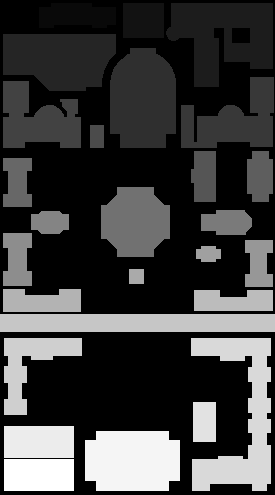
#> input picture Visual-Relations/ass3-labeled.pgm, 275 x 495 px
$ python mouse.py   (Python 2 division)
#> lines starting #> are read from the running program, lines starting #| are printed output that depends on the picture; after the words box and inside, x2 and y2 are one past the last pixel; in counts of white or black regions, pixels touching at a corner belong together
import cv2
import numpy as np

drawing = False # true if mouse is pressed
mode = True # if True, draw rectangle. Press 'm' to toggle to curve
ix,iy = -1,-1

# mouse callback function
def draw_circle(event,x,y,flags,param):
    global ix,iy,drawing,mode

    if event == cv2.EVENT_LBUTTONDOWN:
        drawing = True
        ix,iy = x,y

    elif event == cv2.EVENT_MOUSEMOVE:
        if drawing == True:
            if mode == True:
                cv2.rectangle(img,(ix,iy),(x,y),(0,255,0),-1)
            else:
                cv2.circle(img,(x,y),5,(0,0,255),-1)

    elif event == cv2.EVENT_LBUTTONUP:
        drawing = False
        if mode == True:
            cv2.rectangle(img,(ix,iy),(x,y),(0,255,0),-1)
        else:
            cv2.circle(img,(x,y),5,(0,0,255),-1)

im = cv2.imread('ass3-labeled.pgm', cv2.IMREAD_UNCHANGED)
#> im is the input picture: shape (495, 275); min 0, max 27, mean 6.7
img = cv2.imread('ass3-campus.pgm', cv2.IMREAD_UNCHANGED)
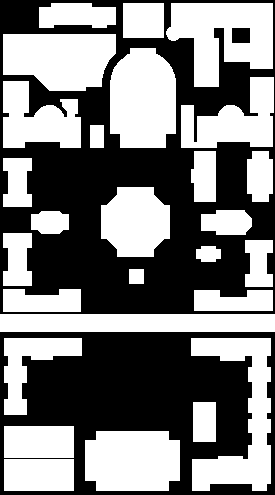
#> input picture Visual-Relations/ass3-campus.pgm, 275 x 495 px
#> img: shape (495, 275); 49.4% white; 27 white regions
img = cv2.cvtColor(img,cv2.COLOR_GRAY2BGR)
#> img is the input picture: shape (495, 275, 3); 49.4% white; 27 white regions, largest, box (x1, y1, x2, y2) and area: (191, 338, 271, 491) 5855, (166, 3, 273, 87) 5831, (110, 48, 176, 148) 5753
im = cv2.cvtColor(im,cv2.COLOR_GRAY2BGR)
# img = np.zeros((512,512,3), np.uint8)

# Analyze image
buildings = {}
imgray = cv2.cvtColor(img,cv2.COLOR_BGR2GRAY)
contours,hierarchy = cv2.findContours(imgray,cv2.RETR_LIST,cv2.CHAIN_APPROX_SIMPLE)
#> contours = 28 contours; largest, box (x1, y1, x2, y2) and area: (166, 3, 273, 87) 5870, (110, 48, 176, 148) 5606, (191, 338, 271, 491) 5532, (3, 34, 116, 91) 5214, (85, 431, 180, 491) 5130
idx = 27
for cnt in contours:
    # To get all the points which comprise an object
    # Numpy function gives coordinates in (row, col)
    # OpenCV gives coordinates in (x,y)
    # Note row = x and col = y
    mask = np.zeros(imgray.shape,np.uint8)
    cv2.drawContours(mask,[cnt],0,255,-1)
    pixelpoints = np.transpose(np.nonzero(mask))
    #pixelpoints = cv2.findNonZero(mask)

    # Use color to determine index and identity
    color = cv2.mean(im,mask = mask)
    if (color[2] < 0.9):
        print 'ignored the cs courtyard'
        continue
    idx = int(color[2])
    print 'Building', idx

    # Let (x,y) be top-left coordinate and (w,h) be width and height
    # Find min, max value of x, min, max value of y
    x,y,w,h = cv2.boundingRect(cnt)
    print " Bounding Rectangle: ({0},{1}), ({2},{3})".format(x,y,(x+w),(y+h))
    roi=img[y:y+h,x:x+w]
    # cv2.imwrite(str(idx) + '.jpg', roi)
    # To draw a rectangle, you need T-L corner and B-R corner
    cv2.rectangle(img,(x,y),(x+w,y+h),(200,0,0),2)

    # Image moments help you to calculate center of mass, area of object, etc.
    # cv2.moments() gives dictionary of all moment values calculated
    M = cv2.moments(cnt)
    # Centroid is given by the relations
    cx = int(M['m10']/M['m00'])
    cy = int(M['m01']/M['m00'])
    centroid = (cx, cy)
    print ' Center of Mass:', centroid
    # To draw a circle, you need its center coordinates and radius
    cv2.circle(img, centroid, 3, (255,255,0), -1)

    # Contour area is given by the function cv2.contourArea(cnt) or
    area = M['m00']
    print ' Area:', area
    # area = cv2.contourArea(cnt)
    # x,y,w,h = cv2.boundingRect(cnt)
    rect_area = w*h
    extent = float(area)/rect_area
    print ' Extent:', round(extent, 3)
#> this loop made 28 passes
#> (color, idx, x, y, w, h, cx, cy) on passes 2, 5, 6, 8, 9, 11, 12, 13, 14, 15, 16, 17: ((26, 26, 26, 0), 26, 85, 431, 95, 60, 132, 460), ((23, 23, 23, 0), 23, 191, 338, 80, 153, 240, 417), ((22, 22, 22, 0), 22, 4, 338, 78, 77, 30, 363), ((20, 20, 20, 0), 20, 194, 290, 79, 21, 233, 300), ((19, 19, 19, 0), 19, 3, 289, 78, 23, 41, 301), ((17, 17, 17, 0), 17, 196, 246, 25, 16, 208, 253), ((16, 16, 16, 0), 16, 245, 240, 28, 47, 258, 263), ((15, 15, 15, 0), 15, 3, 233, 29, 53, 17, 259), ((14, 14, 14, 0), 14, 31, 211, 38, 23, 49, 221), ((13, 13, 13, 0), 13, 201, 210, 51, 25, 226, 222), ((12, 12, 12, 0), 12, 101, 187, 69, 70, 135, 221), ((11, 11, 11, 0), 11, 3, 158, 29, 49, 17, 182)
#> (cnt, color, idx, x, y, w, h, cx) on passes 1, 3, 4, 7, 10, 20: ([[4, 459], [4, 490], [73, 490], [73, 459]], (27, 27, 27, 0), 27, 4, 459, 70, 32, 38), ([[4, 426], [4, 457], [73, 457], [73, 426]], (25, 25, 25, 0), 25, 4, 426, 70, 32, 38), ([[193, 402], [193, 441], [215, 441], [215, 402]], (24, 24, 24, 0), 24, 193, 402, 23, 40, 204), ([[0, 314], [0, 331], [274, 331], [274, 314]], (21, 21, 21, 0), 21, 0, 314, 275, 18, 137), ([[129, 269], [129, 283], [143, 283], [143, 269]], (18, 18, 18, 0), 18, 129, 269, 15, 15, 136), ([[90, 125], [90, 147], [103, 147], [103, 125]], (8, 8, 8, 0), 7, 90, 125, 14, 23, 96)
#> (printed output is left out)
#> pass 2, `roi=img[y:y+h,x:x+w]`:
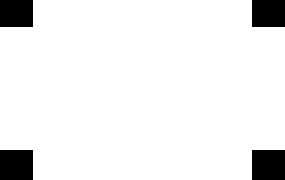
#> roi: shape (60, 95, 3) (shown 3 times larger); 92.7% white; 4 black regions, box (x1, y1, x2, y2) and area: (0, 50, 11, 60) 110, (84, 50, 95, 60) 110, (0, 0, 11, 9) 99, (84, 0, 95, 9) 99
#> after the loop:
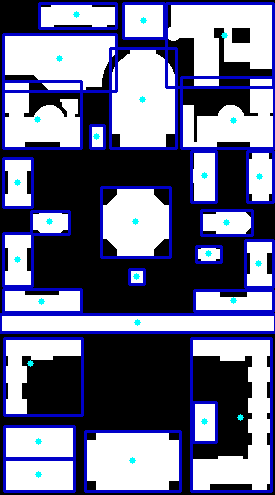
#> img: shape (495, 275, 3); 13.7% of pixels changed, all inside (x1, y1, x2, y2) = (0, 2, 275, 493)
#> after the loop:
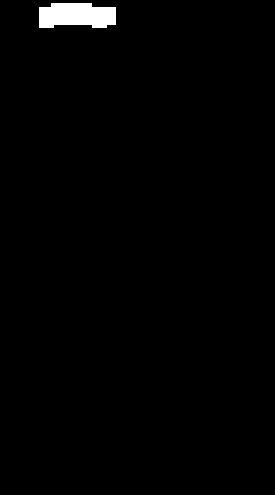
#> mask: shape (495, 275); 1.2% white; 1 white region, box (x1, y1, x2, y2) and area: (39, 3, 116, 28) 1640


cv2.namedWindow('Columbia Campus Map')
cv2.setMouseCallback('Columbia Campus Map',draw_circle)
print "Showing image..."

# cv2.waitKey(0)

while(1):
    cv2.imshow('Columbia Campus Map',img)
    k = cv2.waitKey(1) & 0xFF
#> (key Esc is pressed here)
    if k == ord('m'):
        print 'pressed m'
        mode = not mode
    elif k == 27:
        break

cv2.destroyAllWindows()
